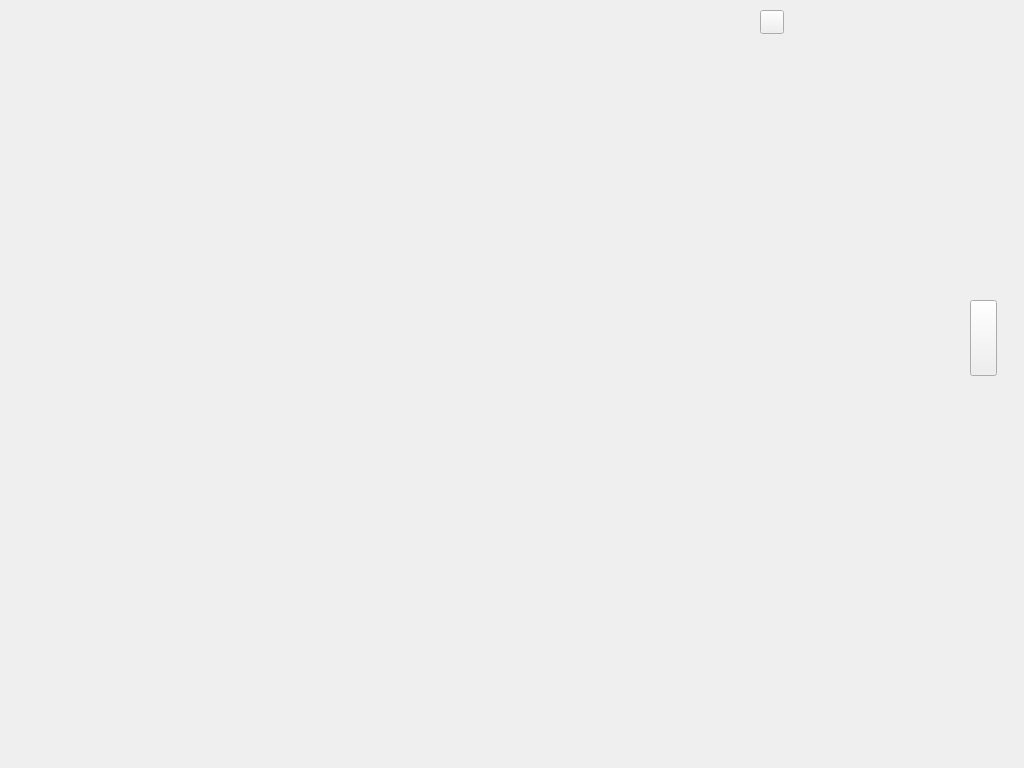
<?xml version="1.0" encoding="UTF-8"?>
<ui version="4.0">
 <class>Widget</class>
 <widget class="QWidget" name="Widget">
  <property name="geometry">
   <rect>
    <x>0</x>
    <y>0</y>
    <width>1024</width>
    <height>768</height>
   </rect>
  </property>
  <property name="sizePolicy">
   <sizepolicy hsizetype="Ignored" vsizetype="Ignored">
    <horstretch>0</horstretch>
    <verstretch>0</verstretch>
   </sizepolicy>
  </property>
  <property name="minimumSize">
   <size>
    <width>800</width>
    <height>600</height>
   </size>
  </property>
  <property name="maximumSize">
   <size>
    <width>1024</width>
    <height>768</height>
   </size>
  </property>
  <property name="windowTitle">
   <string>Widget</string>
  </property>
  <property name="autoFillBackground">
   <bool>false</bool>
  </property>
  <property name="styleSheet">
   <string notr="true"/>
  </property>
  <widget class="QFrame" name="frame">
   <property name="geometry">
    <rect>
     <x>0</x>
     <y>0</y>
     <width>1024</width>
     <height>768</height>
    </rect>
   </property>
   <property name="frameShape">
    <enum>QFrame::NoFrame</enum>
   </property>
   <property name="frameShadow">
    <enum>QFrame::Plain</enum>
   </property>
   <property name="lineWidth">
    <number>0</number>
   </property>
   <widget class="widget5_2" name="widget_9" native="true">
    <property name="geometry">
     <rect>
      <x>667</x>
      <y>501</y>
      <width>296</width>
      <height>205</height>
     </rect>
    </property>
    <property name="sizePolicy">
     <sizepolicy hsizetype="Ignored" vsizetype="Ignored">
      <horstretch>0</horstretch>
      <verstretch>0</verstretch>
     </sizepolicy>
    </property>
   </widget>
   <widget class="widget2" name="widget_2" native="true">
    <property name="geometry">
     <rect>
      <x>196</x>
      <y>67</y>
      <width>476</width>
      <height>431</height>
     </rect>
    </property>
    <property name="sizePolicy">
     <sizepolicy hsizetype="Ignored" vsizetype="Ignored">
      <horstretch>0</horstretch>
      <verstretch>0</verstretch>
     </sizepolicy>
    </property>
   </widget>
   <widget class="PopupWin1" name="wg_popwin" native="true">
    <property name="geometry">
     <rect>
      <x>775</x>
      <y>107</y>
      <width>220</width>
      <height>470</height>
     </rect>
    </property>
    <property name="sizePolicy">
     <sizepolicy hsizetype="Ignored" vsizetype="Ignored">
      <horstretch>0</horstretch>
      <verstretch>0</verstretch>
     </sizepolicy>
    </property>
   </widget>
   <widget class="widget3_4" name="widget_11" native="true">
    <property name="geometry">
     <rect>
      <x>666</x>
      <y>67</y>
      <width>301</width>
      <height>431</height>
     </rect>
    </property>
    <property name="sizePolicy">
     <sizepolicy hsizetype="Ignored" vsizetype="Ignored">
      <horstretch>0</horstretch>
      <verstretch>0</verstretch>
     </sizepolicy>
    </property>
    <property name="minimumSize">
     <size>
      <width>0</width>
      <height>0</height>
     </size>
    </property>
   </widget>
   <widget class="wedget1" name="widget_1" native="true">
    <property name="geometry">
     <rect>
      <x>17</x>
      <y>67</y>
      <width>177</width>
      <height>431</height>
     </rect>
    </property>
    <property name="sizePolicy">
     <sizepolicy hsizetype="Ignored" vsizetype="Ignored">
      <horstretch>0</horstretch>
      <verstretch>0</verstretch>
     </sizepolicy>
    </property>
    <property name="autoFillBackground">
     <bool>true</bool>
    </property>
    <property name="styleSheet">
     <string notr="true"/>
    </property>
   </widget>
   <widget class="widget3" name="widget_3" native="true">
    <property name="geometry">
     <rect>
      <x>666</x>
      <y>67</y>
      <width>301</width>
      <height>431</height>
     </rect>
    </property>
    <property name="sizePolicy">
     <sizepolicy hsizetype="Ignored" vsizetype="Ignored">
      <horstretch>0</horstretch>
      <verstretch>0</verstretch>
     </sizepolicy>
    </property>
    <property name="minimumSize">
     <size>
      <width>0</width>
      <height>0</height>
     </size>
    </property>
   </widget>
   <widget class="QPushButton" name="bt_popwin">
    <property name="geometry">
     <rect>
      <x>970</x>
      <y>300</y>
      <width>27</width>
      <height>76</height>
     </rect>
    </property>
    <property name="sizePolicy">
     <sizepolicy hsizetype="Ignored" vsizetype="Ignored">
      <horstretch>0</horstretch>
      <verstretch>0</verstretch>
     </sizepolicy>
    </property>
    <property name="text">
     <string/>
    </property>
   </widget>
   <widget class="widget4" name="widget_4" native="true">
    <property name="geometry">
     <rect>
      <x>17</x>
      <y>501</y>
      <width>654</width>
      <height>205</height>
     </rect>
    </property>
   </widget>
   <widget class="widget5" name="widget_5" native="true">
    <property name="geometry">
     <rect>
      <x>667</x>
      <y>501</y>
      <width>296</width>
      <height>205</height>
     </rect>
    </property>
    <property name="sizePolicy">
     <sizepolicy hsizetype="Ignored" vsizetype="Ignored">
      <horstretch>0</horstretch>
      <verstretch>0</verstretch>
     </sizepolicy>
    </property>
   </widget>
   <widget class="widget3_3" name="widget_10" native="true">
    <property name="geometry">
     <rect>
      <x>666</x>
      <y>67</y>
      <width>301</width>
      <height>431</height>
     </rect>
    </property>
    <property name="sizePolicy">
     <sizepolicy hsizetype="Ignored" vsizetype="Ignored">
      <horstretch>0</horstretch>
      <verstretch>0</verstretch>
     </sizepolicy>
    </property>
    <property name="minimumSize">
     <size>
      <width>0</width>
      <height>0</height>
     </size>
    </property>
   </widget>
   <widget class="key_board" name="widget_8" native="true">
    <property name="geometry">
     <rect>
      <x>667</x>
      <y>501</y>
      <width>296</width>
      <height>205</height>
     </rect>
    </property>
    <property name="sizePolicy">
     <sizepolicy hsizetype="Ignored" vsizetype="Ignored">
      <horstretch>0</horstretch>
      <verstretch>0</verstretch>
     </sizepolicy>
    </property>
   </widget>
   <widget class="widget3_2" name="widget_6" native="true">
    <property name="geometry">
     <rect>
      <x>666</x>
      <y>67</y>
      <width>301</width>
      <height>431</height>
     </rect>
    </property>
    <property name="sizePolicy">
     <sizepolicy hsizetype="Ignored" vsizetype="Ignored">
      <horstretch>0</horstretch>
      <verstretch>0</verstretch>
     </sizepolicy>
    </property>
    <property name="minimumSize">
     <size>
      <width>0</width>
      <height>0</height>
     </size>
    </property>
   </widget>
   <widget class="Offset_knife" name="widget_7" native="true">
    <property name="geometry">
     <rect>
      <x>666</x>
      <y>67</y>
      <width>301</width>
      <height>431</height>
     </rect>
    </property>
    <property name="sizePolicy">
     <sizepolicy hsizetype="Ignored" vsizetype="Ignored">
      <horstretch>0</horstretch>
      <verstretch>0</verstretch>
     </sizepolicy>
    </property>
    <property name="minimumSize">
     <size>
      <width>0</width>
      <height>0</height>
     </size>
    </property>
   </widget>
   <widget class="widget3_5" name="widget_12" native="true">
    <property name="geometry">
     <rect>
      <x>666</x>
      <y>67</y>
      <width>301</width>
      <height>431</height>
     </rect>
    </property>
    <property name="sizePolicy">
     <sizepolicy hsizetype="Ignored" vsizetype="Ignored">
      <horstretch>0</horstretch>
      <verstretch>0</verstretch>
     </sizepolicy>
    </property>
    <property name="minimumSize">
     <size>
      <width>0</width>
      <height>0</height>
     </size>
    </property>
   </widget>
   <widget class="widget3_6" name="widget_13" native="true">
    <property name="geometry">
     <rect>
      <x>666</x>
      <y>67</y>
      <width>301</width>
      <height>431</height>
     </rect>
    </property>
    <property name="sizePolicy">
     <sizepolicy hsizetype="Ignored" vsizetype="Ignored">
      <horstretch>0</horstretch>
      <verstretch>0</verstretch>
     </sizepolicy>
    </property>
    <property name="minimumSize">
     <size>
      <width>0</width>
      <height>0</height>
     </size>
    </property>
   </widget>
   <widget class="widget3_7" name="widget_14" native="true">
    <property name="geometry">
     <rect>
      <x>666</x>
      <y>67</y>
      <width>301</width>
      <height>431</height>
     </rect>
    </property>
    <property name="sizePolicy">
     <sizepolicy hsizetype="Ignored" vsizetype="Ignored">
      <horstretch>0</horstretch>
      <verstretch>0</verstretch>
     </sizepolicy>
    </property>
    <property name="minimumSize">
     <size>
      <width>0</width>
      <height>0</height>
     </size>
    </property>
   </widget>
   <widget class="widget3_8" name="widget_15" native="true">
    <property name="geometry">
     <rect>
      <x>666</x>
      <y>67</y>
      <width>301</width>
      <height>431</height>
     </rect>
    </property>
    <property name="sizePolicy">
     <sizepolicy hsizetype="Ignored" vsizetype="Ignored">
      <horstretch>0</horstretch>
      <verstretch>0</verstretch>
     </sizepolicy>
    </property>
    <property name="minimumSize">
     <size>
      <width>0</width>
      <height>0</height>
     </size>
    </property>
   </widget>
   <widget class="widget3_9" name="widget_16" native="true">
    <property name="geometry">
     <rect>
      <x>666</x>
      <y>67</y>
      <width>301</width>
      <height>431</height>
     </rect>
    </property>
    <property name="sizePolicy">
     <sizepolicy hsizetype="Ignored" vsizetype="Ignored">
      <horstretch>0</horstretch>
      <verstretch>0</verstretch>
     </sizepolicy>
    </property>
    <property name="minimumSize">
     <size>
      <width>0</width>
      <height>0</height>
     </size>
    </property>
   </widget>
   <widget class="widget3_10" name="widget_17" native="true">
    <property name="geometry">
     <rect>
      <x>666</x>
      <y>67</y>
      <width>301</width>
      <height>431</height>
     </rect>
    </property>
    <property name="sizePolicy">
     <sizepolicy hsizetype="Ignored" vsizetype="Ignored">
      <horstretch>0</horstretch>
      <verstretch>0</verstretch>
     </sizepolicy>
    </property>
    <property name="minimumSize">
     <size>
      <width>0</width>
      <height>0</height>
     </size>
    </property>
   </widget>
   <widget class="widget3_11" name="widget_18" native="true">
    <property name="geometry">
     <rect>
      <x>666</x>
      <y>67</y>
      <width>301</width>
      <height>431</height>
     </rect>
    </property>
    <property name="sizePolicy">
     <sizepolicy hsizetype="Ignored" vsizetype="Ignored">
      <horstretch>0</horstretch>
      <verstretch>0</verstretch>
     </sizepolicy>
    </property>
    <property name="minimumSize">
     <size>
      <width>0</width>
      <height>0</height>
     </size>
    </property>
   </widget>
   <widget class="widget3_12" name="widget_19" native="true">
    <property name="geometry">
     <rect>
      <x>666</x>
      <y>67</y>
      <width>301</width>
      <height>431</height>
     </rect>
    </property>
    <property name="sizePolicy">
     <sizepolicy hsizetype="Ignored" vsizetype="Ignored">
      <horstretch>0</horstretch>
      <verstretch>0</verstretch>
     </sizepolicy>
    </property>
    <property name="minimumSize">
     <size>
      <width>0</width>
      <height>0</height>
     </size>
    </property>
   </widget>
   <widget class="widget3_13" name="widget_20" native="true">
    <property name="geometry">
     <rect>
      <x>666</x>
      <y>67</y>
      <width>301</width>
      <height>431</height>
     </rect>
    </property>
    <property name="sizePolicy">
     <sizepolicy hsizetype="Ignored" vsizetype="Ignored">
      <horstretch>0</horstretch>
      <verstretch>0</verstretch>
     </sizepolicy>
    </property>
    <property name="minimumSize">
     <size>
      <width>0</width>
      <height>0</height>
     </size>
    </property>
   </widget>
   <widget class="widget3_14" name="widget_21" native="true">
    <property name="geometry">
     <rect>
      <x>666</x>
      <y>67</y>
      <width>301</width>
      <height>431</height>
     </rect>
    </property>
    <property name="sizePolicy">
     <sizepolicy hsizetype="Ignored" vsizetype="Ignored">
      <horstretch>0</horstretch>
      <verstretch>0</verstretch>
     </sizepolicy>
    </property>
    <property name="minimumSize">
     <size>
      <width>0</width>
      <height>0</height>
     </size>
    </property>
   </widget>
   <widget class="widget3_15" name="widget_22" native="true">
    <property name="geometry">
     <rect>
      <x>666</x>
      <y>67</y>
      <width>301</width>
      <height>431</height>
     </rect>
    </property>
    <property name="sizePolicy">
     <sizepolicy hsizetype="Ignored" vsizetype="Ignored">
      <horstretch>0</horstretch>
      <verstretch>0</verstretch>
     </sizepolicy>
    </property>
    <property name="minimumSize">
     <size>
      <width>0</width>
      <height>0</height>
     </size>
    </property>
   </widget>
   <widget class="FixedVal_widget" name="widget_23" native="true">
    <property name="geometry">
     <rect>
      <x>666</x>
      <y>430</y>
      <width>301</width>
      <height>70</height>
     </rect>
    </property>
    <property name="sizePolicy">
     <sizepolicy hsizetype="Ignored" vsizetype="Ignored">
      <horstretch>0</horstretch>
      <verstretch>0</verstretch>
     </sizepolicy>
    </property>
   </widget>
   <widget class="Process_modify" name="pro_modi" native="true">
    <property name="geometry">
     <rect>
      <x>70</x>
      <y>70</y>
      <width>143</width>
      <height>311</height>
     </rect>
    </property>
    <property name="sizePolicy">
     <sizepolicy hsizetype="Ignored" vsizetype="Ignored">
      <horstretch>0</horstretch>
      <verstretch>0</verstretch>
     </sizepolicy>
    </property>
   </widget>
   <widget class="QPushButton" name="bt_set">
    <property name="geometry">
     <rect>
      <x>760</x>
      <y>10</y>
      <width>24</width>
      <height>24</height>
     </rect>
    </property>
    <property name="sizePolicy">
     <sizepolicy hsizetype="Ignored" vsizetype="Ignored">
      <horstretch>0</horstretch>
      <verstretch>0</verstretch>
     </sizepolicy>
    </property>
    <property name="text">
     <string/>
    </property>
   </widget>
   <widget class="set_widget" name="widget_set" native="true">
    <property name="geometry">
     <rect>
      <x>65</x>
      <y>75</y>
      <width>899</width>
      <height>643</height>
     </rect>
    </property>
    <property name="sizePolicy">
     <sizepolicy hsizetype="Ignored" vsizetype="Ignored">
      <horstretch>0</horstretch>
      <verstretch>0</verstretch>
     </sizepolicy>
    </property>
    <property name="autoFillBackground">
     <bool>true</bool>
    </property>
    <property name="styleSheet">
     <string notr="true"/>
    </property>
   </widget>
   <widget class="TextTicker" name="label_warn">
    <property name="geometry">
     <rect>
      <x>333</x>
      <y>10</y>
      <width>301</width>
      <height>41</height>
     </rect>
    </property>
    <property name="styleSheet">
     <string notr="true"/>
    </property>
    <property name="text">
     <string/>
    </property>
   </widget>
   <zorder>widget_9</zorder>
   <zorder>widget_2</zorder>
   <zorder>widget_11</zorder>
   <zorder>widget_1</zorder>
   <zorder>widget_3</zorder>
   <zorder>widget_4</zorder>
   <zorder>widget_5</zorder>
   <zorder>widget_10</zorder>
   <zorder>widget_8</zorder>
   <zorder>widget_6</zorder>
   <zorder>widget_7</zorder>
   <zorder>widget_12</zorder>
   <zorder>widget_13</zorder>
   <zorder>widget_14</zorder>
   <zorder>widget_15</zorder>
   <zorder>widget_16</zorder>
   <zorder>widget_17</zorder>
   <zorder>bt_popwin</zorder>
   <zorder>widget_18</zorder>
   <zorder>widget_19</zorder>
   <zorder>widget_20</zorder>
   <zorder>widget_21</zorder>
   <zorder>widget_22</zorder>
   <zorder>widget_23</zorder>
   <zorder>pro_modi</zorder>
   <zorder>bt_set</zorder>
   <zorder>widget_set</zorder>
   <zorder>wg_popwin</zorder>
   <zorder>label_warn</zorder>
  </widget>
 </widget>
 <customwidgets>
  <customwidget>
   <class>wedget1</class>
   <extends>QWidget</extends>
   <header location="global">wedget1.h</header>
   <container>1</container>
  </customwidget>
  <customwidget>
   <class>widget2</class>
   <extends>QWidget</extends>
   <header location="global">widget2.h</header>
   <container>1</container>
  </customwidget>
  <customwidget>
   <class>widget3</class>
   <extends>QWidget</extends>
   <header location="global">widget3.h</header>
   <container>1</container>
  </customwidget>
  <customwidget>
   <class>widget4</class>
   <extends>QWidget</extends>
   <header location="global">widget4.h</header>
   <container>1</container>
  </customwidget>
  <customwidget>
   <class>widget5</class>
   <extends>QWidget</extends>
   <header location="global">widget5.h</header>
   <container>1</container>
  </customwidget>
  <customwidget>
   <class>PopupWin1</class>
   <extends>QWidget</extends>
   <header location="global">popupwin1.h</header>
   <container>1</container>
  </customwidget>
  <customwidget>
   <class>widget3_2</class>
   <extends>QWidget</extends>
   <header location="global">widget3_2.h</header>
   <container>1</container>
  </customwidget>
  <customwidget>
   <class>Offset_knife</class>
   <extends>QWidget</extends>
   <header location="global">offset_knife.h</header>
   <container>1</container>
  </customwidget>
  <customwidget>
   <class>key_board</class>
   <extends>QWidget</extends>
   <header location="global">key_board.h</header>
   <container>1</container>
  </customwidget>
  <customwidget>
   <class>widget5_2</class>
   <extends>QWidget</extends>
   <header location="global">widget5_2.h</header>
   <container>1</container>
  </customwidget>
  <customwidget>
   <class>widget3_3</class>
   <extends>QWidget</extends>
   <header location="global">widget3_3.h</header>
   <container>1</container>
  </customwidget>
  <customwidget>
   <class>widget3_4</class>
   <extends>QWidget</extends>
   <header location="global">widget3_4.h</header>
   <container>1</container>
  </customwidget>
  <customwidget>
   <class>widget3_5</class>
   <extends>QWidget</extends>
   <header location="global">widget3_5.h</header>
   <container>1</container>
  </customwidget>
  <customwidget>
   <class>widget3_6</class>
   <extends>QWidget</extends>
   <header location="global">widget3_6.h</header>
   <container>1</container>
  </customwidget>
  <customwidget>
   <class>widget3_7</class>
   <extends>QWidget</extends>
   <header location="global">widget3_7.h</header>
   <container>1</container>
  </customwidget>
  <customwidget>
   <class>widget3_8</class>
   <extends>QWidget</extends>
   <header location="global">widget3_8.h</header>
   <container>1</container>
  </customwidget>
  <customwidget>
   <class>widget3_9</class>
   <extends>QWidget</extends>
   <header location="global">widget3_9.h</header>
   <container>1</container>
  </customwidget>
  <customwidget>
   <class>widget3_10</class>
   <extends>QWidget</extends>
   <header>widget3_10.h</header>
   <container>1</container>
  </customwidget>
  <customwidget>
   <class>widget3_11</class>
   <extends>QWidget</extends>
   <header>widget3_11.h</header>
   <container>1</container>
  </customwidget>
  <customwidget>
   <class>widget3_12</class>
   <extends>QWidget</extends>
   <header>widget3_12.h</header>
   <container>1</container>
  </customwidget>
  <customwidget>
   <class>widget3_13</class>
   <extends>QWidget</extends>
   <header>widget3_13.h</header>
   <container>1</container>
  </customwidget>
  <customwidget>
   <class>widget3_14</class>
   <extends>QWidget</extends>
   <header>widget3_14.h</header>
   <container>1</container>
  </customwidget>
  <customwidget>
   <class>widget3_15</class>
   <extends>QWidget</extends>
   <header>widget3_15.h</header>
   <container>1</container>
  </customwidget>
  <customwidget>
   <class>FixedVal_widget</class>
   <extends>QWidget</extends>
   <header>fixedval_widget.h</header>
   <container>1</container>
  </customwidget>
  <customwidget>
   <class>Process_modify</class>
   <extends>QWidget</extends>
   <header location="global">process_modify.h</header>
   <container>1</container>
  </customwidget>
  <customwidget>
   <class>set_widget</class>
   <extends>QWidget</extends>
   <header location="global">set_widget.h</header>
   <container>1</container>
  </customwidget>
  <customwidget>
   <class>TextTicker</class>
   <extends>QLabel</extends>
   <header>textticker.h</header>
  </customwidget>
 </customwidgets>
 <resources/>
 <connections/>
</ui>
